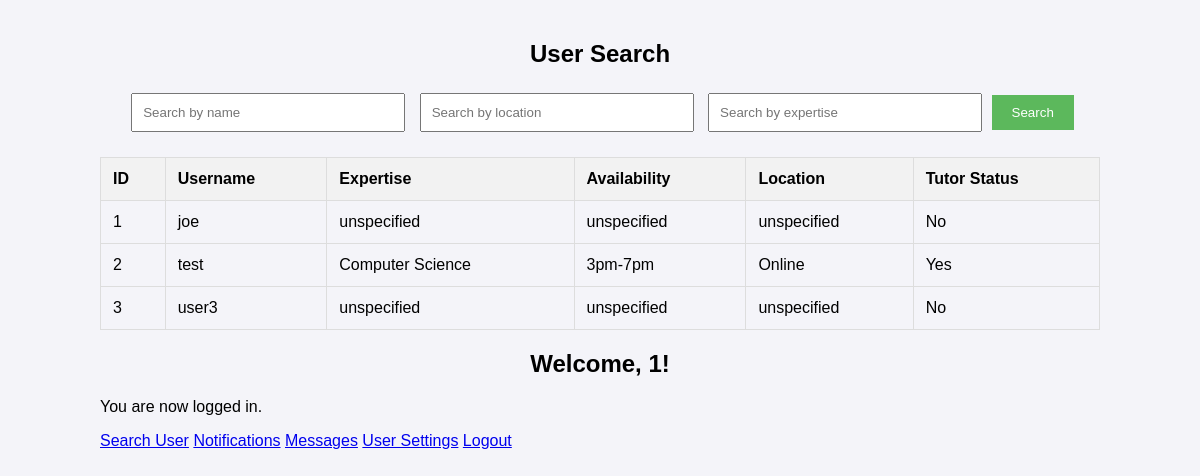
Screenshot of /usersearch.php (signed in) with the database file from the repository.
### tables this page shows
CREATE TABLE "Users" (
	"id"	INTEGER,
	"username"	TEXT NOT NULL UNIQUE,
	"password"	TEXT NOT NULL,
	"isTutor"	TEXT NOT NULL DEFAULT 'false',
	"expertise"	TEXT NOT NULL DEFAULT 'unspecified',
	"availability"	TEXT NOT NULL DEFAULT 'unspecified',
	"location"	TEXT NOT NULL DEFAULT 'unspecified',
	PRIMARY KEY("id" AUTOINCREMENT)
);

### usersearch.php (the view, shortened to what this page needs)
<?php
try {
    $db = new PDO('sqlite:360DB.db');
    $db->setAttribute(PDO::ATTR_ERRMODE, PDO::ERRMODE_EXCEPTION);
} catch (PDOException $e) {
    die("Could not connect to the database: " . $e->getMessage());
}
$searchTerm = '';
$searchLocation = '';
$searchExpertise = '';
$query = "SELECT * FROM Users WHERE 1";
$params = [];
$stmt = $db->prepare($query);
$stmt->execute($params);
$users = $stmt->fetchAll(PDO::FETCH_ASSOC);
?>
<!DOCTYPE html>
<html lang="en">
<head>
</head>
<body>
<h2>User Search</h2>
<div class="search-container">
    <form method="GET" action="usersearch.php">
        <input type="text" name="searchTerm" placeholder="Search by name" value="<?= htmlspecialchars($searchTerm) ?>">
        <input type="text" name="searchLocation" placeholder="Search by location" value="<?= htmlspecialchars($searchLocation) ?>">
        <input type="text" name="searchExpertise" placeholder="Search by expertise" value="<?= htmlspecialchars($searchExpertise) ?>">
        <button type="submit">Search</button>
    </form>
</div>
<?php if (count($users) > 0): ?>
    <table>
        <thead>
            <tr>
                <th>ID</th>
                <th>Username</th>
                <th>Expertise</th>
                <th>Availability</th>
                <th>Location</th>
                <th>Tutor Status</th>
            </tr>
        </thead>
        <tbody>
            <?php foreach ($users as $user): ?>
                <tr>
                    <td><?= htmlspecialchars($user['id']) ?></td>
                    <td><?= htmlspecialchars($user['username']) ?></td>
                    <td><?= htmlspecialchars($user['expertise']) ?></td>
                    <td><?= htmlspecialchars($user['availability']) ?></td>
                    <td><?= htmlspecialchars($user['location']) ?></td>
                    <td><?= $user['isTutor'] == 'true' ? 'Yes' : 'No' ?></td>
                </tr>
            <?php endforeach; ?>
        </tbody>
    </table>
<?php else: ?>
    <p>No users found matching your search criteria.</p>
<?php endif; ?>
<h2>Welcome, <?= htmlspecialchars($_SESSION['user']) ?>!</h2>
    <p>You are now logged in.</p>
    <a href="usersearch.php">Search User</a>
    <a href="notifications.php">Notifications</a>
    <a href="messages.php">Messages</a>
    <a href="settings.php">User Settings</a>
    <a href="logout.php">Logout</a>
</body>
</html>

### usersearch.php (style rules this page uses)
body { font-family: Arial, sans-serif; max-width: 1000px; margin: 0 auto; padding: 20px; background-color: #f4f4f9; }
h2 { text-align: center; }
.search-container { display: flex; justify-content: center; margin-bottom: 20px; }
.search-container input[type="text"] { margin: 5px; padding: 10px; width: 250px; }
.search-container button { padding: 10px 20px; background-color: #5cb85c; color: white; border: none; cursor: pointer; }
table { width: 100%; margin-top: 20px; border-collapse: collapse; }
table, th, td { border: 1px solid #ddd; }
th, td { padding: 12px; text-align: left; }
th { background-color: #f2f2f2; }

### rows the page displays
users: id "1", username "joe", expertise "unspecified", availability "unspecified", location "unspecified", isTutor "No"
users: id "2", username "test", expertise "Computer Science", availability "3pm-7pm", location "Online", isTutor "Yes"
users: id "3", username "user3", expertise "unspecified", availability "unspecified", location "unspecified", isTutor "No"

### other values shown
$_SESSION['user'] "1"
